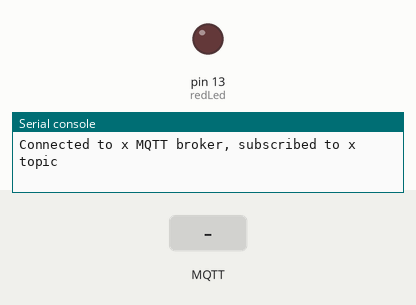
Simulated run of this program. Board: MicroPython board. On the bench: output pins drawn as LEDs (lit = HIGH), the last lines printed to the serial console. Inputs (shaded band) come from the test bench. WiFi joins after 1.5 s; no MQTT or app messages arrive unless stated; values from a settings file that is not in the repository are placeholders.

Above: at 2.8 s.
2.9 s: MQTT message "on" arrives on the first subscribed topic
At 4.1 s:
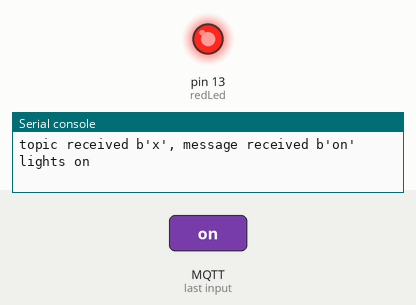
4.4 s: MQTT message "off" arrives on the first subscribed topic
At 5.5 s:
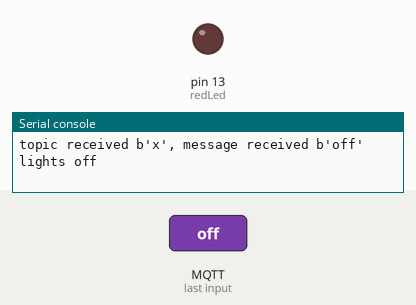
Timing chart, 0 to 7.4 s (numbered marks = the images above; inputs shaded):
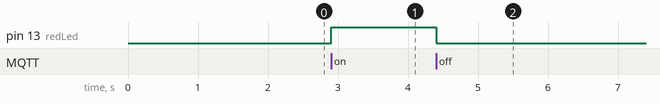

The program:

main.py
```python
import time

import config
import network
from machine import Pin
from umqtt.simple import MQTTClient

redLed = Pin(13, Pin.OUT)

# MQTT Server Parameters
MQTT_CLIENT_ID = config.MQTT_CLIENT_ID
MQTT_SERVER = config.MQTT_SERVER
MQTT_PORT = config.MQTT_PORT
MQTT_USERNAME = config.MQTT_USERNAME
MQTT_PASSWORD = config.MQTT_PASSWORD
MQTT_TOPIC = config.MQTT_TOPIC
SSL_PARAMS = config.SSL_PARAMS


client = MQTTClient(
    client_id=MQTT_CLIENT_ID,
    server=MQTT_SERVER,
    port=MQTT_PORT,
    user=MQTT_USERNAME,
    password=MQTT_PASSWORD,
    keepalive=7200,
    ssl=True,
    ssl_params=SSL_PARAMS,
)


def mqtt_callback(topic, msg):
    if msg == b"on":
        redLed.value(1)
        print("topic received %s, message received %s lights on" % (topic, msg))
    elif msg == b"off":
        redLed.value(0)
        print("topic received %s, message received %s lights off" % (topic, msg))
    else:
        print((topic, msg))


def connect_and_subscribe():
    client.set_callback(mqtt_callback)
    client.connect()
    client.subscribe(MQTT_TOPIC)
    print(
        "Connected to %s MQTT broker, subscribed to %s topic"
        % (MQTT_SERVER, MQTT_TOPIC)
    )


try:
    connect_and_subscribe()
except OSError as e:
    print(e)

while True:
    try:
        client.check_msg()

    except OSError as e:
        print("Error %s" % (e))
```

boot.py
```python
import gc

import config
import esp

import micropython

esp.osdebug(None)
gc.collect()


def do_connect():
    import network

    wlan = network.WLAN(network.STA_IF)
    if not wlan.isconnected():
        print("connecting to network...")
        wlan.active(True)
        wlan.connect(config.WIFI_SSID, config.WIFI_PASSWORD)
        while not wlan.isconnected():
            pass
    print("network config:", wlan.ifconfig())


do_connect()
```

Measured:
- after the input at 2.9 s, pin 13 (redLed): LOW → HIGH at once
- after the input at 4.4 s, pin 13 (redLed): HIGH → LOW at once
